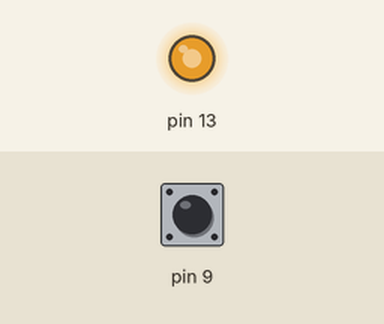
This sketch was run on a simulated Arduino Uno, built with avr-gcc and run on an emulated ATmega328P. On the bench: output pins drawn as LEDs (lit = HIGH). Inputs (shaded band) come from the test bench; at power-on: pin 9 HIGH.

Above: at 1.22 s.
1.3 s: pin 9 pulled LOW for 0.15 s
At 3.9 s:
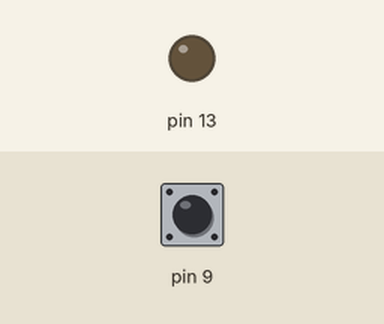
4.3 s: pin 9 pulled LOW for 1 s
At 4.7 s:
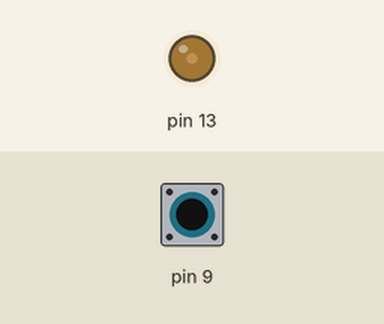
At 7.2 s:
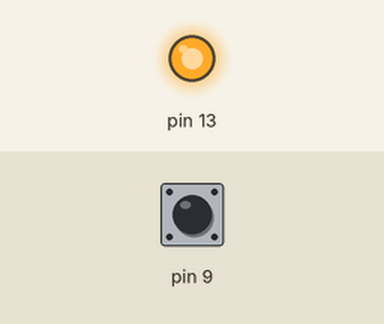
Timing chart, 0 to 8.7 s (numbered marks = the images above; inputs shaded):
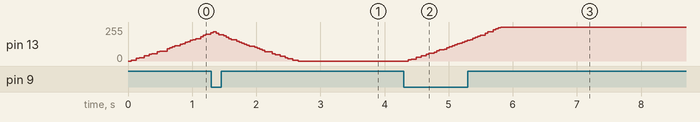

Measured:
- after the input at 4.3 s, pin 13: moves from 0/255 to 255/255 over 1.4 s, starting after 0.07 s

The sketch:

PWM________.ino
```cpp
int a = 0;
int type = 1;
int bb = 0;

void setup() {
  pinMode(9, INPUT_PULLUP);
  pinMode(13, OUTPUT);
}

void loop() {
  digitalWrite(13, HIGH);
  int b = digitalRead(9);
  if (!b) {
    if (!bb) {
      type = !type;
      bb = 1;
    }
  } else {
    bb = 0;
  }
  if (type) {
    a += 1;
  } else {
    a -= 1;
  }
  if (a > 255) {
    a = 255;
  }
  if (a < 0) {
    a = -1;
  }
  for (int i = 0; i < 256; i++) {
    if (i > a) {
      digitalWrite(13, LOW);
    }
    delayMicroseconds(20);
  }
}
```
